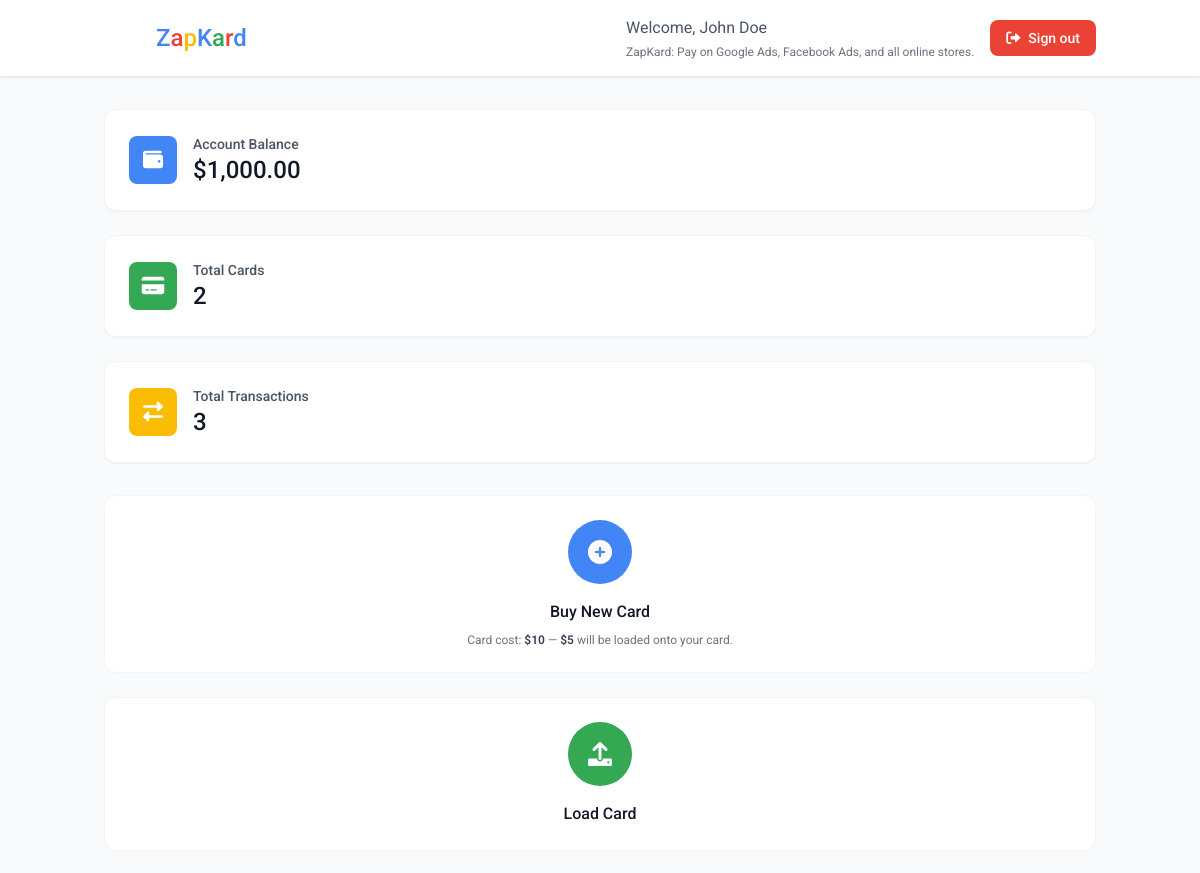
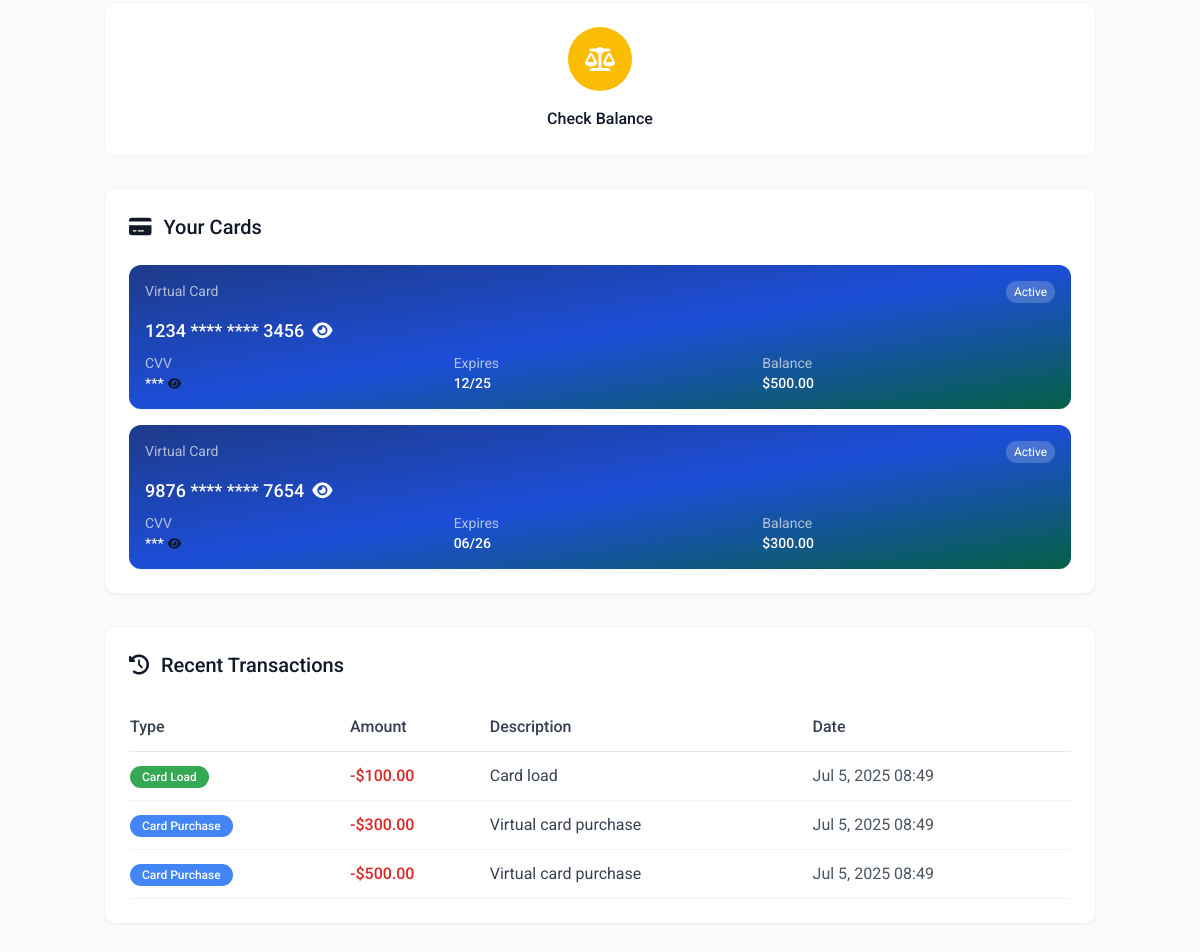
Page /?page=dashboard (signed in) on the committed database (2 pictures, top to bottom).
### tables this page shows
CREATE TABLE IF NOT EXISTS users (
    id INT AUTO_INCREMENT PRIMARY KEY,
    name VARCHAR(255) NOT NULL,
    email VARCHAR(255) NOT NULL UNIQUE,
    phone VARCHAR(32),
    password VARCHAR(255) NOT NULL,
    balance DECIMAL(10,2) DEFAULT 0.00,
    created_at TIMESTAMP DEFAULT CURRENT_TIMESTAMP,
    updated_at TIMESTAMP DEFAULT CURRENT_TIMESTAMP ON UPDATE CURRENT_TIMESTAMP
);

CREATE TABLE IF NOT EXISTS cards (
    id INT AUTO_INCREMENT PRIMARY KEY,
    user_id INT NOT NULL,
    card_number VARCHAR(16) NOT NULL,
    cvv VARCHAR(3) NOT NULL,
    expiry_date VARCHAR(5) NOT NULL,
    balance DECIMAL(10,2) DEFAULT 0.00,
    card_name VARCHAR(255),
    zip_code VARCHAR(10),
    address TEXT,
    is_active BOOLEAN DEFAULT TRUE,
    created_at TIMESTAMP DEFAULT CURRENT_TIMESTAMP,
    updated_at TIMESTAMP DEFAULT CURRENT_TIMESTAMP ON UPDATE CURRENT_TIMESTAMP,
    FOREIGN KEY (user_id) REFERENCES users(id) ON DELETE CASCADE
);

CREATE TABLE IF NOT EXISTS transactions (
    id INT AUTO_INCREMENT PRIMARY KEY,
    user_id INT NOT NULL,
    card_id INT NULL,
    type ENUM('card_purchase', 'card_load', 'card_usage', 'account_topup') NOT NULL,
    amount DECIMAL(10,2) NOT NULL,
    description TEXT,
    created_at TIMESTAMP DEFAULT CURRENT_TIMESTAMP,
    FOREIGN KEY (user_id) REFERENCES users(id) ON DELETE CASCADE,
    FOREIGN KEY (card_id) REFERENCES cards(id) ON DELETE SET NULL
);

### views/dashboard.php (the view, shortened to what the rows shown need)
<!DOCTYPE html>
<html lang="en">
<head>
    <link href="https://cdn.jsdelivr.net/npm/tailwindcss@2.2.19/dist/tailwind.min.css" rel="stylesheet">
    <link href="https://cdnjs.cloudflare.com/ajax/libs/font-awesome/6.0.0/css/all.min.css" rel="stylesheet">
</head>
<body class="bg-gray-50 min-h-screen">
    <?php if (!$user): ?>
        <div class="min-h-screen flex items-center justify-center">
            <div class="text-center">
                <div class="w-20 h-20 bg-red-100 rounded-full flex items-center justify-center mx-auto mb-4">
                    <i class="fas fa-exclamation-triangle text-red-500 text-3xl"></i>
                </div>
                <h2 class="text-2xl font-medium text-gray-900 mb-2">User Not Found</h2>
                <p class="text-gray-600 mb-4">Your account could not be found. Please log in again.</p>
                <a href="?page=logout" class="bg-google-blue hover-bg-google-blue text-white font-medium py-2 px-4 rounded-lg transition duration-200">
                    Go to Login
                </a>
            </div>
        </div>
    <?php else: ?>
    <nav class="bg-white shadow-sm border-b border-gray-200">
        <div class="container mx-auto px-3 sm:px-4 py-3 sm:py-4">
            <div class="flex flex-col sm:flex-row sm:justify-between sm:items-center space-y-3 sm:space-y-0">
                <div class="flex items-center justify-between">
                <div class="flex items-center space-x-3">
                        <div class="w-8 h-8 sm:w-10 sm:h-10 bg-gradient-to-r from-google-blue to-google-green rounded-lg flex items-center justify-center">
                            <i class="fas fa-credit-card text-white text-sm sm:text-lg"></i>
                        </div>
                        <h1 class="text-lg sm:text-2xl font-medium">
                            <span style="color: #4285F4 !important;">Z</span><span style="color: #EA4335 !important;">a</span><span style="color: #FBBC05 !important;">p</span><span style="color: #4285F4 !important;">K</span><span style="color: #34A853 !important;">a</span><span style="color: #EA4335 !important;">r</span><span style="color: #4285F4 !important;">d</span>
                        </h1>
                    </div>
                </div>
                <div class="flex flex-col sm:flex-row sm:items-center space-y-2 sm:space-y-0 sm:space-x-4">
                    <div class="text-center sm:text-left">
                        <span class="text-gray-600 text-sm sm:text-base">Welcome, <?php echo htmlspecialchars($_SESSION['user_name']); ?></span>
                        <div class="text-xs text-gray-500 mt-1 hidden sm:block">ZapKard: Pay on Google Ads, Facebook Ads, and all online stores.</div>
                    </div>
                    <a href="?page=logout" class="bg-google-red hover-bg-google-red text-white px-4 py-2 rounded-lg transition duration-200 font-medium text-sm hidden sm:inline-flex items-center">
                        <i class="fas fa-sign-out-alt mr-2"></i>Sign out
                    </a>
                </div>
            </div>
        </div>
    </nav>
    <div class="container mx-auto px-3 sm:px-4 py-4 sm:py-8">
        <div class="grid mobile-stats-grid gap-3 sm:gap-6 mb-6 sm:mb-8">
            <div class="bg-white rounded-xl shadow-sm p-4 sm:p-6 border border-gray-100">
                <div class="flex items-center">
                    <div class="w-10 h-10 sm:w-12 sm:h-12 bg-google-blue rounded-lg flex items-center justify-center mr-3 sm:mr-4">
                        <i class="fas fa-wallet text-white text-lg sm:text-xl"></i>
                    </div>
                    <div>
                        <h3 class="text-gray-600 font-medium text-xs sm:text-sm">Account Balance</h3>
                        <p class="text-lg sm:text-2xl font-medium text-gray-900">$<?php echo number_format($user['balance'] ?? 0, 2); ?></p>
                    </div>
                </div>
            </div>
            <div class="bg-white rounded-xl shadow-sm p-4 sm:p-6 border border-gray-100">
                <div class="flex items-center">
                    <div class="w-10 h-10 sm:w-12 sm:h-12 bg-google-green rounded-lg flex items-center justify-center mr-3 sm:mr-4">
                        <i class="fas fa-credit-card text-white text-lg sm:text-xl"></i>
                    </div>
                    <div>
                        <h3 class="text-gray-600 font-medium text-xs sm:text-sm">Total Cards</h3>
                        <p class="text-lg sm:text-2xl font-medium text-gray-900"><?php echo count($cards); ?></p>
                    </div>
                </div>
            </div>
            <div class="bg-white rounded-xl shadow-sm p-4 sm:p-6 border border-gray-100">
                <div class="flex items-center">
                    <div class="w-10 h-10 sm:w-12 sm:h-12 bg-google-yellow rounded-lg flex items-center justify-center mr-3 sm:mr-4">
                        <i class="fas fa-exchange-alt text-white text-lg sm:text-xl"></i>
                    </div>
                    <div>
                        <h3 class="text-gray-600 font-medium text-xs sm:text-sm">Total Transactions</h3>
                        <p class="text-lg sm:text-2xl font-medium text-gray-900"><?php echo count($transactions); ?></p>
                    </div>
                </div>
            </div>
        </div>
        <div class="grid mobile-actions-grid gap-3 sm:gap-6 mb-6 sm:mb-8">
            <button onclick="openPaymentPopup()" class="bg-white hover:shadow-md rounded-xl p-4 sm:p-6 border border-gray-100 transition duration-200 text-center group w-full">
                <div class="w-12 h-12 sm:w-16 sm:h-16 bg-google-blue rounded-full flex items-center justify-center mx-auto mb-3 sm:mb-4 group-hover:scale-110 transition duration-200">
                    <i class="fas fa-plus-circle text-white text-xl sm:text-2xl"></i>
                </div>
                <div class="text-gray-900 font-medium text-sm sm:text-base">Buy New Card</div>
                <div class="mt-2 text-xs text-gray-500">Card cost: <span class="font-semibold text-gray-700">$10</span> &mdash; <span class="font-semibold text-gray-700">$5</span> will be loaded onto your card.</div>
            </button>
            <button onclick="openLoadCardPopup()" class="bg-white hover:shadow-md rounded-xl p-4 sm:p-6 border border-gray-100 transition duration-200 text-center group w-full">
                <div class="w-12 h-12 sm:w-16 sm:h-16 bg-google-green rounded-full flex items-center justify-center mx-auto mb-3 sm:mb-4 group-hover:scale-110 transition duration-200">
                    <i class="fas fa-upload text-white text-xl sm:text-2xl"></i>
                </div>
                <div class="text-gray-900 font-medium text-sm sm:text-base">Load Card</div>
            </button>
            <a href="?page=check-balance" class="bg-white hover:shadow-md rounded-xl p-4 sm:p-6 border border-gray-100 transition duration-200 text-center group w-full">
                <div class="w-12 h-12 sm:w-16 sm:h-16 bg-google-yellow rounded-full flex items-center justify-center mx-auto mb-3 sm:mb-4 group-hover:scale-110 transition duration-200">
                    <i class="fas fa-balance-scale text-white text-xl sm:text-2xl"></i>
                </div>
                <div class="text-gray-900 font-medium text-sm sm:text-base">Check Balance</div>
            </a>
        </div>
        <div class="bg-white rounded-xl shadow-sm p-4 sm:p-6 mb-6 sm:mb-8 border border-gray-100">
            <h2 class="text-lg sm:text-xl font-medium text-gray-900 mb-4 sm:mb-6 flex items-center">
                <i class="fas fa-credit-card mr-2 sm:mr-3 text-google-blue"></i>Your Cards
            </h2>
            <?php if (empty($cards)): ?>
                <div class="text-center py-6 sm:py-12">
                    <div class="w-16 h-16 sm:w-20 sm:h-20 bg-gray-100 rounded-full flex items-center justify-center mx-auto mb-4">
                        <i class="fas fa-credit-card text-gray-400 text-2xl sm:text-3xl"></i>
                    </div>
                    <p class="text-gray-600 text-base sm:text-lg mb-4">No cards yet. Buy your first virtual card!</p>
                    <a href="#" onclick="openPaymentPopup(); return false;" class="inline-block bg-google-blue hover-bg-google-blue text-white font-medium py-2 px-4 sm:py-3 sm:px-6 rounded-lg transition duration-200 text-sm sm:text-base">
                        Buy Card
                    </a>
                </div>
            <?php else: ?>
                <div class="grid mobile-card-grid gap-3 sm:gap-4">
                    <?php foreach (array_slice($cards, 0, 6) as $card): ?>
                        <div class="bg-gradient-to-br from-blue-900 via-blue-700 to-green-800 rounded-xl p-3 sm:p-4 text-gray-900 shadow-sm w-full">
                            <div class="flex justify-between items-start mb-3 sm:mb-4">
                                <div class="text-xs sm:text-sm opacity-75 text-gray-200">Virtual Card</div>
                                <div class="text-xs sm:text-sm">
                                    <?php if ($card['is_active']): ?>
                                        <span class="bg-white bg-opacity-20 text-white px-2 py-1 rounded-full text-xs">Active</span>
                                    <?php else: ?>
                                        <span class="bg-red-500 text-white px-2 py-1 rounded-full text-xs">Inactive</span>
                                    <?php endif; ?>
                                </div>
                            </div>
                            <div class="text-base sm:text-lg font-medium mb-2 text-white flex items-center space-x-2">
                                <span id="masked-card-number-<?php echo $card['id']; ?>" class="break-all">
                                    <?php echo substr($card['card_number'], 0, 4) . ' **** **** ' . substr($card['card_number'], -4); ?>
                                </span>
                                <button type="button" onclick="toggleCardNumber(<?php echo $card['id']; ?>)" class="focus:outline-none ml-2 flex-shrink-0">
                                    <i id="eye-icon-<?php echo $card['id']; ?>" class="fas fa-eye"></i>
                                </button>
                            </div>
                            <div class="grid grid-cols-3 gap-2 sm:gap-4 text-xs sm:text-sm">
                                <div class="flex flex-col">
                                        <div class="opacity-75 text-gray-200">CVV</div>
                                    <div class="flex items-center space-x-1">
                                        <span id="masked-cvv-<?php echo $card['id']; ?>" class="font-medium text-white">***</span>
                                        <button type="button" onclick="toggleCVV(<?php echo $card['id']; ?>)" class="focus:outline-none">
                                            <i id="cvv-eye-icon-<?php echo $card['id']; ?>" class="fas fa-eye text-xs"></i>
                                        </button>
                                    </div>
                                </div>
                                <div class="flex flex-col">
                                    <div class="opacity-75 text-gray-200">Expires</div>
                                    <div class="font-medium text-white"><?php echo $card['expiry_date']; ?></div>
                                </div>
                                <div class="flex flex-col">
                                    <div class="opacity-75 text-gray-200">Balance</div>
                                    <div class="font-medium text-white">$<?php echo number_format($card['balance'], 2); ?></div>
                                </div>
                            </div>
                        </div>
                    <?php endforeach; ?>
                </div>
            <?php endif; ?>
        </div>
        <div class="bg-white rounded-xl shadow-sm p-4 sm:p-6 border border-gray-100">
            <h2 class="text-lg sm:text-xl font-medium text-gray-900 mb-4 sm:mb-6 flex items-center">
                <i class="fas fa-history mr-2 sm:mr-3 text-google-blue"></i>Recent Transactions
            </h2>
            <?php if (empty($transactions)): ?>
                <div class="text-center py-6 sm:py-12">
                    <div class="w-16 h-16 sm:w-20 sm:h-20 bg-gray-100 rounded-full flex items-center justify-center mx-auto mb-4">
                        <i class="fas fa-history text-gray-400 text-2xl sm:text-3xl"></i>
                    </div>
                    <p class="text-gray-600 text-base sm:text-lg">No transactions yet.</p>
                </div>
            <?php else: ?>
                <div class="hidden sm:block overflow-x-auto">
                    <table class="w-full text-gray-900">
                        <thead>
                            <tr class="border-b border-gray-200">
                                <th class="text-left py-3 font-medium text-gray-700">Type</th>
                                <th class="text-left py-3 font-medium text-gray-700">Amount</th>
                                <th class="text-left py-3 font-medium text-gray-700">Description</th>
                                <th class="text-left py-3 font-medium text-gray-700">Date</th>
                            </tr>
                        </thead>
                        <tbody>
                            <?php foreach ($transactions as $transaction): ?>
                                <tr class="border-b border-gray-100">
                                    <td class="py-3">
                                        <?php if ($transaction['type'] === 'card_purchase'): ?>
                                            <span class="bg-google-blue text-white px-3 py-1 rounded-full text-xs font-medium">Card Purchase</span>
                                        <?php elseif ($transaction['type'] === 'card_load'): ?>
                                            <span class="bg-google-green text-white px-3 py-1 rounded-full text-xs font-medium">Card Load</span>
                                        <?php else: ?>
                                            <span class="bg-gray-500 text-white px-3 py-1 rounded-full text-xs font-medium"><?php echo ucfirst($transaction['type']); ?></span>
                                        <?php endif; ?>
                                    </td>
                                    <td class="py-3">
                                        <span class="<?php echo $transaction['amount'] < 0 ? 'text-red-600' : 'text-green-600'; ?> font-medium">
                                            <?php echo ($transaction['amount'] < 0 ? '-' : '+') . '$' . number_format(abs($transaction['amount']), 2); ?>
                                        </span>
                                    </td>
                                    <td class="py-3 text-gray-700"><?php echo htmlspecialchars($transaction['description']); ?></td>
                                    <td class="py-3 text-gray-600"><?php echo date('M j, Y H:i', strtotime($transaction['created_at'])); ?></td>
                                </tr>
                            <?php endforeach; ?>
                        </tbody>
                    </table>
                </div>
            <?php endif; ?>
        </div>
    </div>
    <?php endif; ?>
</body>
</html>

### rows in the picture
users: balance "1,000.00"
cards: is_active "Active", card_number "1234", card_number "3456", expiry_date "12/25", balance "500.00"
cards: is_active "Active", card_number "9876", card_number "7654", expiry_date "06/26", balance "300.00"
transactions: type "Card Load", amount "100.00", description "Card load", created_at "Jul 5, 2025 08:49"
transactions: type "Card Purchase", amount "300.00", description "Virtual card purchase", created_at "Jul 5, 2025 08:49"
transactions: type "Card Purchase", amount "500.00", description "Virtual card purchase", created_at "Jul 5, 2025 08:49"

### other values in the picture
$_SESSION['user_name'] "John Doe"
count($cards) "2"
count($transactions) "3"
